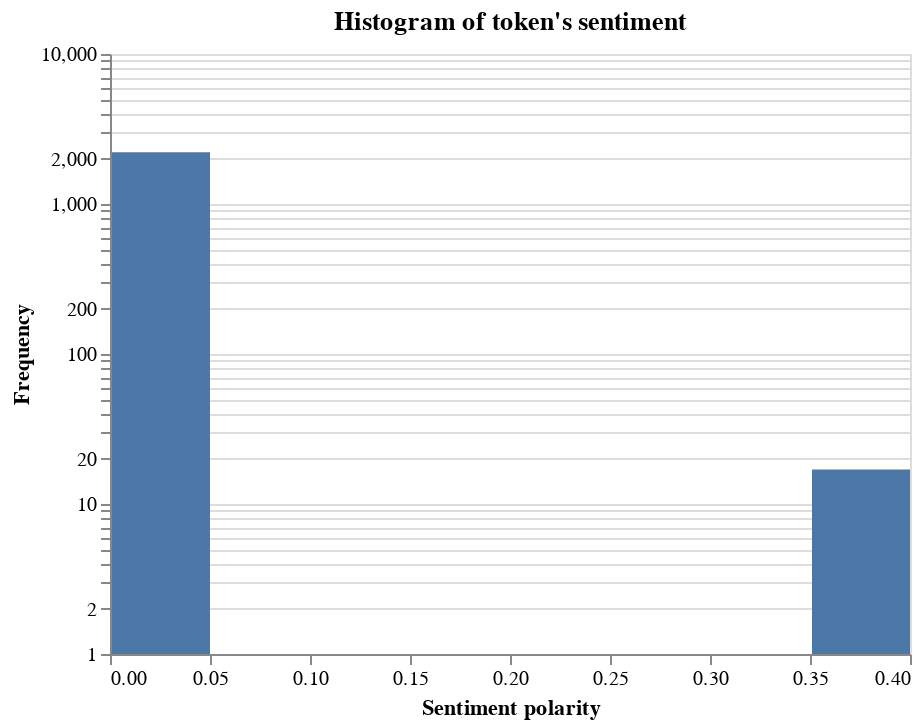

Notebook source saved alongside this figure:
### Code cell
# plot
alt.Chart(df).mark_bar().encode(
    alt.X('polarity', bin=True, title="Sentiment polarity"),
    alt.Y('count()', scale=alt.Scale(type="log"), title="Frequency"),
    tooltip=['polarity', 'count()']
).properties(
    title="Histogram of token's sentiment"
)
# Sentiment score is a float within the range
#    -1.0 (negative) to 1.0 (positive).

### Figure 1 — Vega-Lite specification as saved in the notebook (floating-point values rounded to 4 significant figures; data arrays with more than 128 entries replaced by an {"elided": "..."} marker saying what was removed)
{"config": {"view": {"continuousWidth": 400, "continuousHeight": 300}}, "data": {"name": "data-7d39982b57415e3166c16f6d28415964"}, "mark": "bar", "encoding": {"tooltip": [{"field": "polarity", "type": "quantitative"}, {"aggregate": "count", "type": "quantitative"}], "x": {"bin": true, "field": "polarity", "title": "Sentiment polarity", "type": "quantitative"}, "y": {"aggregate": "count", "scale": {"type": "log"}, "title": "Frequency", "type": "quantitative"}}, "title": "Histogram of token's sentiment", "$schema": "https://vega.github.io/schema/vega-lite/v4.17.0.json", "datasets": {"data-7d39982b57415e3166c16f6d28415964": {"elided": "2228 records"}}}
